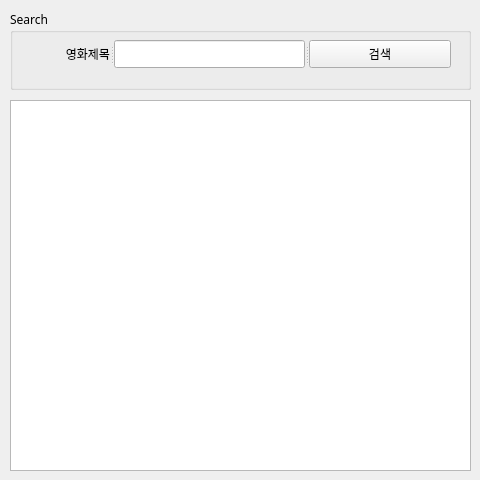
<?xml version="1.0" encoding="UTF-8"?>
<ui version="4.0">
 <class>Form</class>
 <widget class="QWidget" name="Form">
  <property name="geometry">
   <rect>
    <x>0</x>
    <y>0</y>
    <width>480</width>
    <height>480</height>
   </rect>
  </property>
  <property name="sizePolicy">
   <sizepolicy hsizetype="Fixed" vsizetype="Fixed">
    <horstretch>0</horstretch>
    <verstretch>0</verstretch>
   </sizepolicy>
  </property>
  <property name="font">
   <font>
    <family>나눔고딕</family>
   </font>
  </property>
  <property name="windowTitle">
   <string>네이버영화 검색</string>
  </property>
  <property name="windowIcon">
   <iconset>
    <normaloff>naver_icon.png</normaloff>naver_icon.png</iconset>
  </property>
  <widget class="QGroupBox" name="groupBox">
   <property name="geometry">
    <rect>
     <x>10</x>
     <y>10</y>
     <width>461</width>
     <height>80</height>
    </rect>
   </property>
   <property name="title">
    <string>Search</string>
   </property>
   <widget class="QSplitter" name="splitter">
    <property name="geometry">
     <rect>
      <x>20</x>
      <y>30</y>
      <width>421</width>
      <height>28</height>
     </rect>
    </property>
    <property name="orientation">
     <enum>Qt::Horizontal</enum>
    </property>
    <widget class="QLabel" name="label">
     <property name="text">
      <string>영화제목</string>
     </property>
     <property name="alignment">
      <set>Qt::AlignRight|Qt::AlignTrailing|Qt::AlignVCenter</set>
     </property>
    </widget>
    <widget class="QLineEdit" name="txtSearch"/>
    <widget class="QPushButton" name="btnSearch">
     <property name="text">
      <string>검색</string>
     </property>
    </widget>
   </widget>
  </widget>
  <widget class="QTableWidget" name="tblResult">
   <property name="geometry">
    <rect>
     <x>10</x>
     <y>100</y>
     <width>461</width>
     <height>371</height>
    </rect>
   </property>
   <property name="selectionMode">
    <enum>QAbstractItemView::SingleSelection</enum>
   </property>
   <property name="columnCount">
    <number>0</number>
   </property>
  </widget>
 </widget>
 <resources/>
 <connections/>
</ui>
